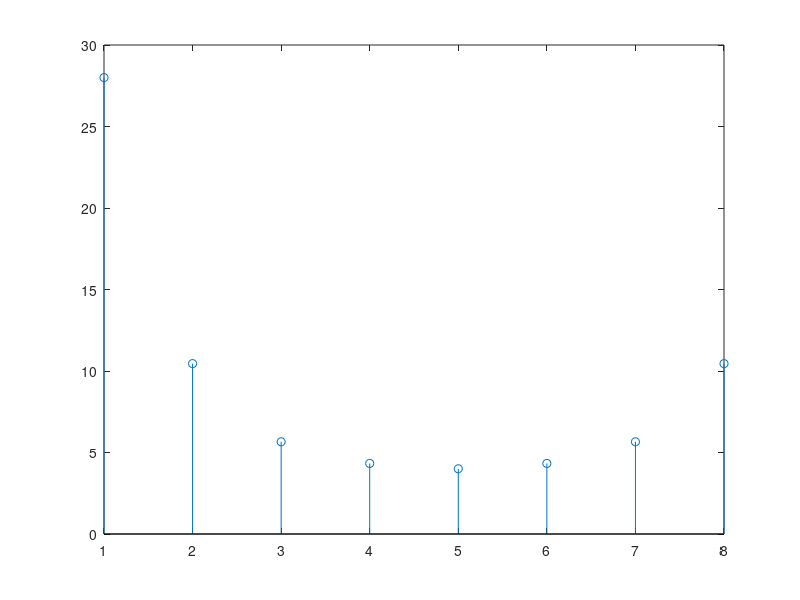
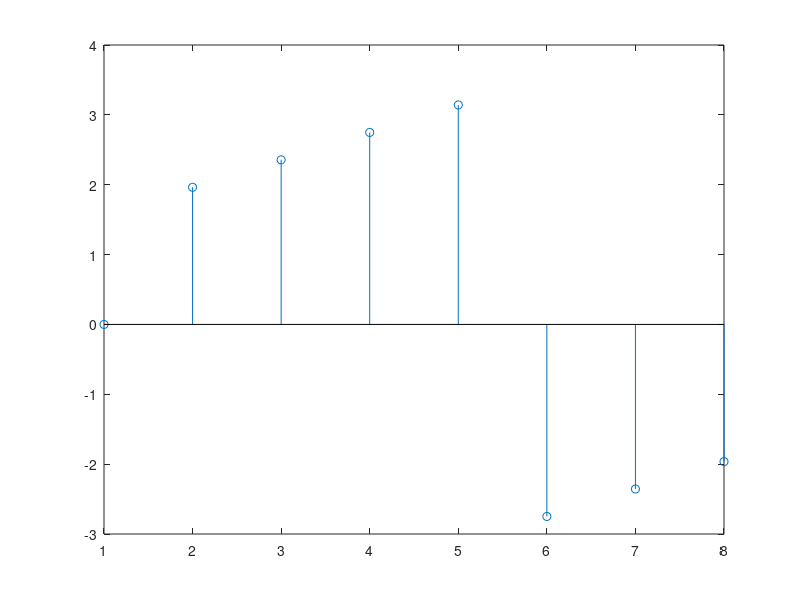
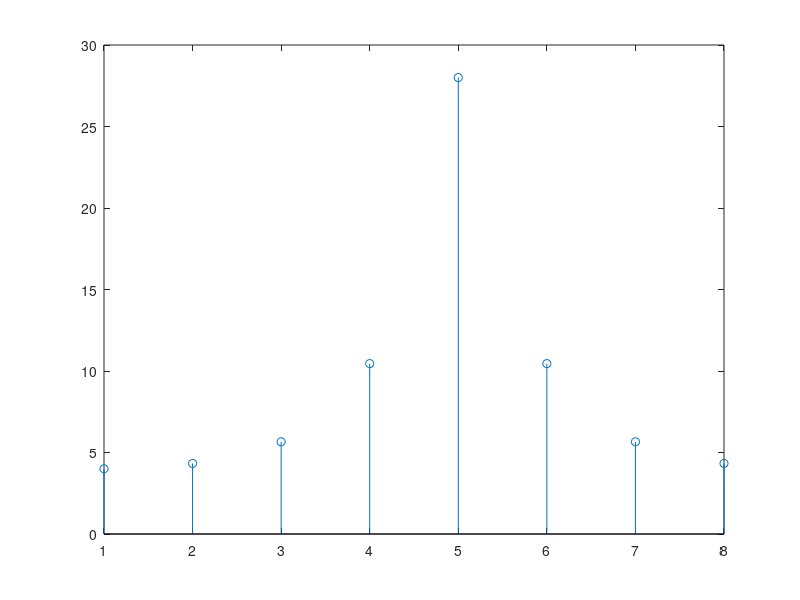
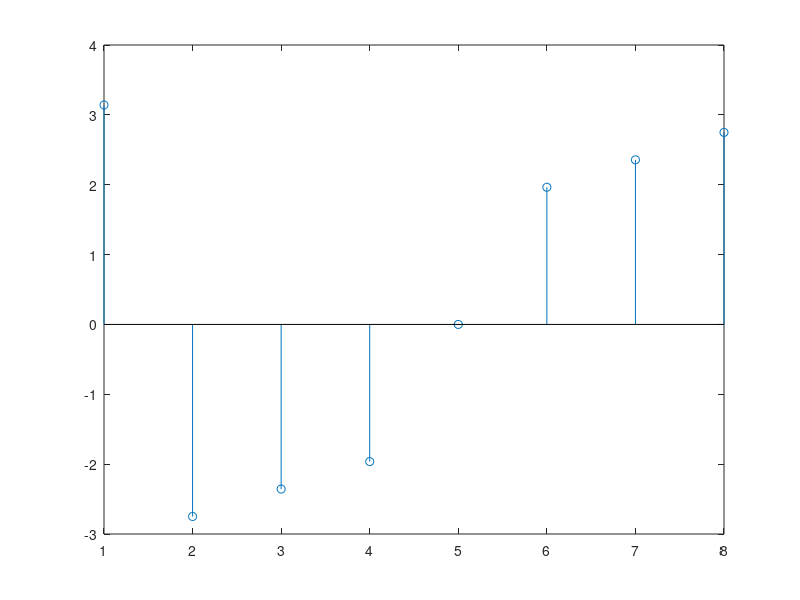

Recreate these plots in MATLAB, in order.
close all
clear all

x = [0 1 2 3 4 5 6 7];
S  = fft(x);
x2 = ifft(S);

% Plot the modulus and phase of the Fourier coefficients
S_mod   = abs(S)
S_phase = angle(S)
stem(S_mod)
figure
stem(S_phase)

% Plot like in the lectures
figure
stem(fftshift(S_mod))
figure
stem(fftshift(S_phase))


% Subplot
figure              % Make new figure window

subplot(2, 2, 1)    % Split in 2 rows, 1 column. We are now in part 1 of the split
stem(S_mod)         % Plot is displayed in the first part

subplot(2, 2, 2)    % Use same split in 2 rows, 1 column. But we move now to part 2 of the split2
stem(S_phase)       % Plot is displayed in the second part

subplot(2, 2, 3)    % Split in 2 rows, 1 column. We are now in part 1 of the split
stem(fftshift(S_mod))        % Plot is displayed in the first part

subplot(2, 2, 4)    % Use same split in 2 rows, 1 column. But we move now to part 2 of the split2
stem(fftshift(S_phase))       % Plot is displayed in the second part

